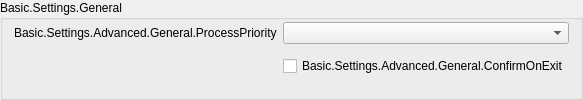
                 <widget class="QGroupBox" name="advancedGeneralGroupBox">
                  <property name="title">
                   <string>Basic.Settings.General</string>
                  </property>
                  <layout class="QFormLayout" name="formLayout_22">
                   <property name="fieldGrowthPolicy">
                    <enum>QFormLayout::FieldGrowthPolicy::AllNonFixedFieldsGrow</enum>
                   </property>
                   <property name="labelAlignment">
                    <set>Qt::AlignmentFlag::AlignRight|Qt::AlignmentFlag::AlignTrailing|Qt::AlignmentFlag::AlignVCenter</set>
                   </property>
                   <property name="topMargin">
                    <number>2</number>
                   </property>
                   <item row="0" column="0">
                    <widget class="QLabel" name="processPriorityLabel">
                     <property name="text">
                      <string>Basic.Settings.Advanced.General.ProcessPriority</string>
                     </property>
                     <property name="buddy">
                      <cstring>processPriority</cstring>
                     </property>
                    </widget>
                   </item>
                   <item row="0" column="1">
                    <widget class="QComboBox" name="processPriority"/>
                   </item>
                   <item row="1" column="0">
                    <spacer name="horizontalSpacer_13">
                     <property name="orientation">
                      <enum>Qt::Orientation::Horizontal</enum>
                     </property>
                     <property name="sizeHint" stdset="0">
                      <size>
                       <width>170</width>
                       <height>0</height>
                      </size>
                     </property>
                    </spacer>
                   </item>
                   <item row="2" column="1">
                    <widget class="QCheckBox" name="confirmOnExit">
                     <property name="text">
                      <string>Basic.Settings.Advanced.General.ConfirmOnExit</string>
                     </property>
                    </widget>
                   </item>
                  </layout>
                 </widget>
